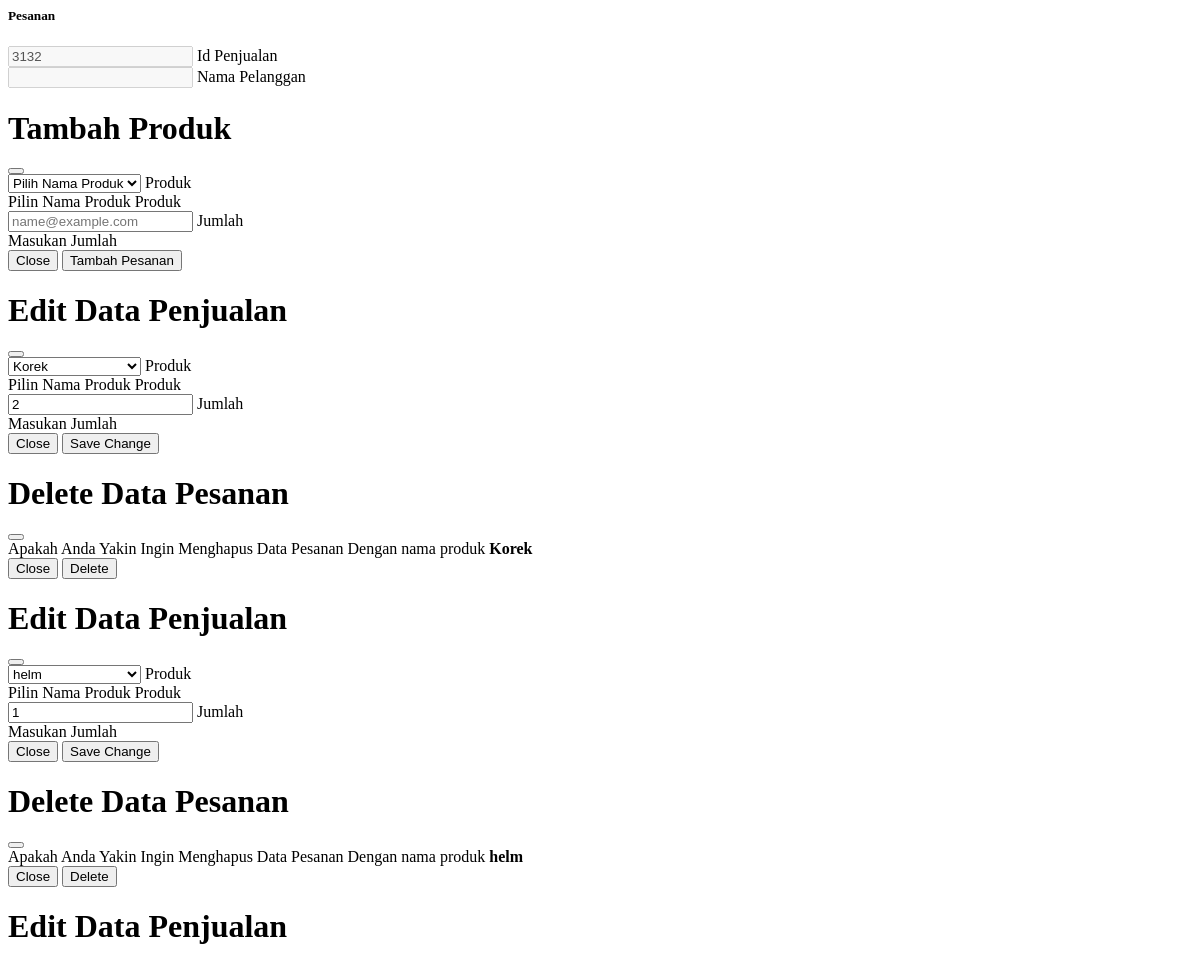
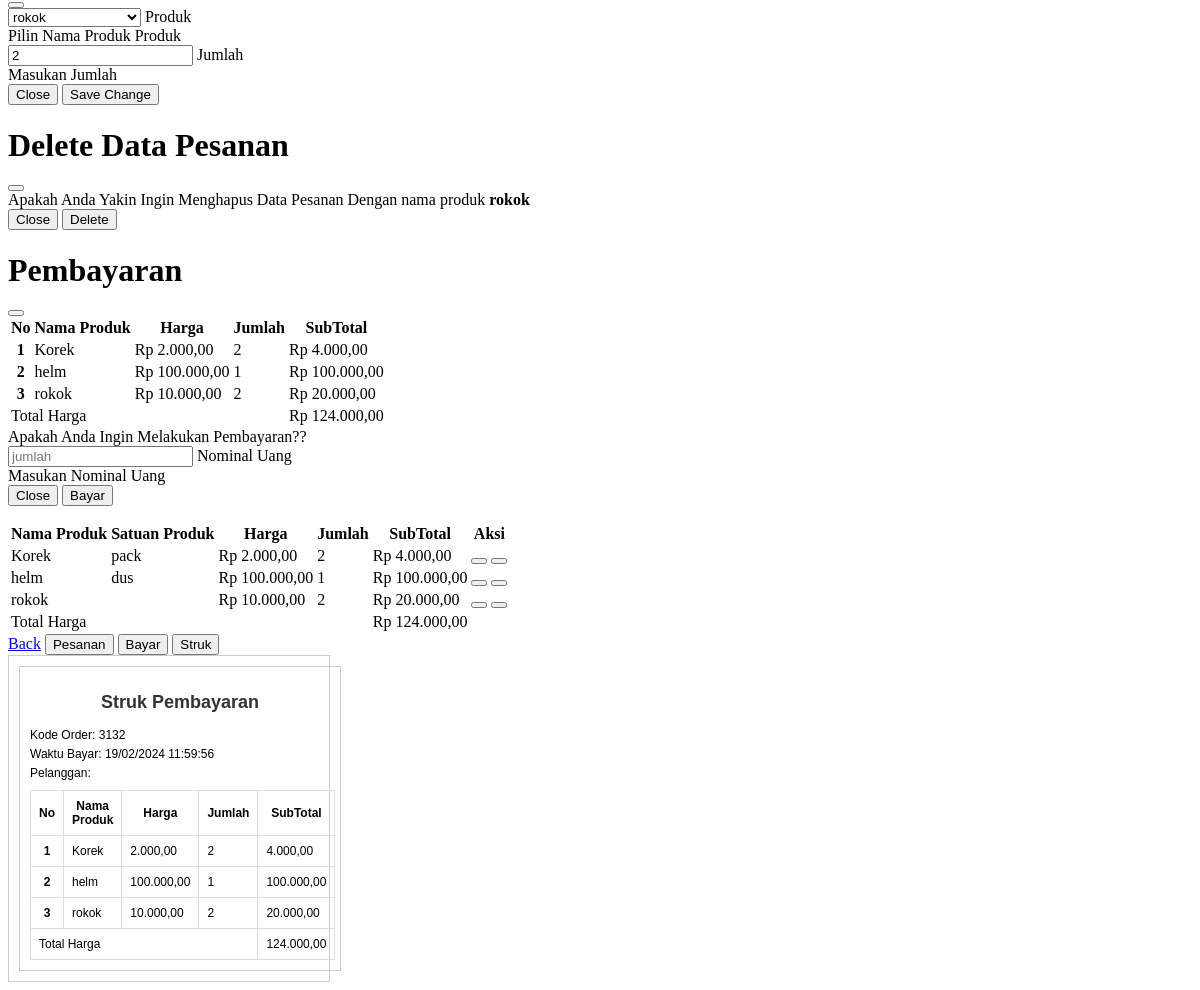
Page /kasir/pesanan.php?idpenjualan=3132 on the committed database (2 pictures, top to bottom).
### tables this page shows
CREATE TABLE `tb_detailpjl` (
  `id_detail` int(11) NOT NULL,
  `penjualan_id` int(11) NOT NULL,
  `produk_id` int(11) NOT NULL,
  `jumlah_produk` int(11) NOT NULL
);

CREATE TABLE `tb_produk` (
  `id_produk` int(11) NOT NULL,
  `nama` varchar(255) NOT NULL,
  `satuan` varchar(200) NOT NULL,
  `harga` int(11) NOT NULL,
  `stok` int(11) NOT NULL
);

CREATE TABLE `tb_bayar` (
  `id_bayar` bigint(20) NOT NULL,
  `nominal_uang` bigint(20) NOT NULL,
  `total_bayar` bigint(20) NOT NULL,
  `waktu_bayar` timestamp NOT NULL DEFAULT current_timestamp()
);

### kasir/pesanan.php (the view, shortened to what the rows shown need)
<?php
include "proses/connect.php";
$query = mysqli_query($conn, "SELECT *, tb_produk.id_produk, SUM(harga*jumlah_produk) AS hasilnya FROM tb_detailpjl
LEFT JOIN tb_penjualan ON tb_penjualan.id_penjualan = tb_detailpjl.penjualan_id
LEFT JOIN tb_produk ON tb_produk.id_produk = tb_detailpjl.produk_id
LEFT JOIN tb_bayar ON tb_bayar.id_bayar = tb_penjualan.id_penjualan
GROUP BY id_detail HAVING tb_detailpjl.penjualan_id = $_GET[idpenjualan]");
$kode = $_GET['idpenjualan'];
$nama = $_GET['namapl'];
while ($record = mysqli_fetch_array($query)) {
    $result[] = $record;
}
$select_produk = mysqli_query($conn, "SELECT id_produk,nama FROM tb_produk");
?>
<div class="col-lg-9 mt-2">
    <div class="card">
        <div class="card-body">
            <div class="modal fade" id="tambahpesanan" tabindex="-1" aria-labelledby="exampleModalLabel"
                aria-hidden="true">
                <div class="modal-dialog modal-lg modal-fullscreen-md-down">
                    <div class="modal-content">
                        <div class="modal-header">
                            <h1 class="modal-title fs-5" id="exampleModalLabel">Tambah Produk</h1>
                        </div>
                    </div>
                </div>
            </div>
            <?php
                            if (empty($result)) {
                                echo "Data Pesanan tidak ada";
                            } else {
            foreach ($result as $row) {
            ?>
            <div class="modal fade" id="edit<?php echo $row['id_detail'] ?>" tabindex="-1" aria-labelledby="exampleModalLabel"
                aria-hidden="true">
                <div class="modal-dialog modal-lg modal-fullscreen-md-down">
                    <div class="modal-content">
                        <div class="modal-header">
                            <h1 class="modal-title fs-5" id="exampleModalLabel">Edit Data Penjualan</h1>
                            <button type="button" class="btn-close" data-bs-dismiss="modal" aria-label="Close"></button>
                        </div>
                        <div class="modal-body">
                            <form class="text-center needs-validation" novalidate action="proses/edit-pesanan.php"
                                method="POST">
                                <div class="row">
                                    <div class="col-lg-6">
                                        <div class="form-floating mb-3">
                                        <select class="form-select" aria-label="Default select example" name="produk" required>
                                                    <?php
                                                        foreach($select_produk as $value){
                                                            if($row['produk_id']==$value['id_produk']){
                                                                echo '<option selected value="'.$value['id_produk'].'">'.$value['nama'].'</option>';
                                                            }else{
                                                            echo '<option value="'.$value['id_produk'].'">'.$value['nama'].'</option>';
                                                        }
                                                    }
                                                    ?>
                                        </select>
                                            <label for="floatingInput">Produk</label>
                                            <div class="invalid-feedback text-start">
                                                Pilin Nama Produk Produk
                                            </div>
                                        </div>
                                    </div>
                                    <div class="col-lg-6">
                                        <div class="form-floating mb-3">
                                            <input type="number" class="form-control" id="floatingInput" value="<?php echo $row['jumlah_produk'] ?>"  placeholder="name@example.com" name="jumlah" required>
                                            <label for="floatingInput">Jumlah</label>
                                            <div class="invalid-feedback text-start">
                                                Masukan Jumlah
                                            </div>
                                        </div>
                                    </div>
                                </div>
                                <div class="modal-footer">
                                    <button type="button" class="btn btn-secondary"
                                        data-bs-dismiss="modal">Close</button>
                                    <button type="submit" class="btn btn-primary" name="edit_pesanan_validate"
                                        value="1234">Save Change</button>
                                </div>
                            </form>
                        </div>
                    </div>
                </div>
            </div>
            <div class="modal fade" id="delete<?php echo $row['id_detail'] ?>" tabindex="-1" aria-labelledby="exampleModalLabel"
          aria-hidden="true">
          <div class="modal-dialog modal-md modal-fullscreen-md-down">
            <div class="modal-content">
              <div class="modal-header">
                <h1 class="modal-title fs-5" id="exampleModalLabel">Delete Data Pesanan</h1>
                <button type="button" class="btn-close" data-bs-dismiss="modal" aria-label="Close"></button>
              </div>
              <div class="modal-body">
                <form class="text-center needs-validation" novalidate action="proses/delete-pesanan.php" method="POST">
                  <div class="col-lg-12">
                    Apakah Anda Yakin Ingin Menghapus Data Pesanan Dengan nama produk <b><?php echo $row['nama'] ?></b>
                  </div>
                  <div class="modal-footer">
                    <button type="button" class="btn btn-secondary" data-bs-dismiss="modal">Close</button>
                    <button type="submit" class="btn btn-danger" name="delete_pesanan_validate" value="1234">Delete</button>
                  </div>
                </form>
              </div>
            </div>
          </div>
        </div>
            <?php
            }
            ?>
<div class="modal fade" id="bayar" tabindex="-1" aria-labelledby="exampleModalLabel" aria-hidden="true">
        <div class="modal-dialog modal-lg modal-fullscreen-md-down">
          <div class="modal-content">
            <div class="modal-header">
              <h1 class="modal-title fs-5" id="exampleModalLabel">Pembayaran</h1>
            </div>
            <div class="modal-body">
            <div class="table-responsive">
            <table class="table table-striped">
                <thead>
                    <tr>
                        <th scope="col">No</th>
                        <th scope="col">Nama Produk</th>
                        <th scope="col">Harga</th>
                        <th scope="col">Jumlah</th>
                        <th scope="col">SubTotal</th>
                    </tr>
                </thead>
                <tbody>
                    <?php
                    $no = 1;
                    foreach ($result as $row) {
                        ?>
                        <tr>
                            <th scope="row">
                                <?php echo $no++ ?>
                            </th>
                            <td>
                                <?php echo $row['nama'] ?>
                            </td>
                            <td>
                                <?php echo 'Rp ', number_format($row['harga'], 2, ',', '.') ?>
                            </td>
                            <td>
                                <?php echo $row['jumlah_produk'] ?>
                            </td>
                            <td>
                                <?php echo 'Rp ', number_format($row['hasilnya'], 2, ',', '.') ?>
                            </td>
                        </tr>
                    <?php
                    }
                    ?>
                </tbody>
            </table>
        </div>
            </div>
          </div>
        </div>
      </div>
            <div class="table-responsive" >
            <table class="table table-striped table-hover">
                <thead>
                    <tr class="text-nowrap" >
                        <th scope="col">Nama Produk</th>
                        <th scope="col">Satuan Produk</th>
                        <th scope="col">Harga</th>
                        <th scope="col">Jumlah</th>
                        <th scope="col">SubTotal</th>
                        <th scope="col">Aksi</th>
                    </tr>
                </thead>
                <tbody>
                    <?php
                    foreach ($result as $row) {
                        ?>
                        <tr>
                            <td>
                                <?php echo $row['nama'] ?>
                            </td>
                            <td>
                                <?php echo $row['satuan'] ?>
                            </td>
                            <td>
                                <?php echo 'Rp ', number_format($row['harga'], 2, ',', '.') ?>
                            </td>
                            <td>
                                <?php echo $row['jumlah_produk'] ?>
                            </td>
                            <td>
                                <?php echo 'Rp ', number_format($row['hasilnya'], 2, ',', '.') ?>
                            </td>
                           <td class="d-flex">
                                <button class="<?php echo (!empty($row['id_bayar'])) ? 'btn btn-secondary disabled' : 'btn btn-warning'; ?> btn-sm me-1" data-bs-toggle="modal" data-bs-target="#edit<?php echo $row['id_detail'] ?>"><i class="bi bi-pencil-square"></i></button>
                                <button class="<?php echo (!empty($row['id_bayar'])) ? 'btn btn-secondary disabled' : 'btn btn-danger'; ?> btn-sm" data-bs-toggle="modal" data-bs-target="#delete<?php echo $row['id_detail'] ?>"><i class="bi bi-trash"></i></button>
                            </td>
                        </tr>
                    <?php
                    }
                    ?>
                </tbody>
            </table>
            </div>
            <?php } ?>
        </div>
    </div>
</div>
<div id="Struk" class="d-none">
  <div id="struk">
  <h2>Struk Pembayaran </h2>
  <p>Kode Order: <?php echo $kode ?></p>
  <p>Waktu Bayar: <?php echo date('d/m/Y H:i:s', strtotime($result[0]['waktu_bayar'])) ?></p>
  <p>Pelanggan: <?php echo $nama ?></p>
  <table class="table table-responsive num-rows" >
  <thead>
                    <tr>
                        <th scope="col">No</th>
                        <th scope="col">Nama Produk</th>
                        <th scope="col">Harga</th>
                        <th scope="col">Jumlah</th>
                        <th scope="col">SubTotal</th>
                    </tr>
                </thead>
                <tbody>
                    <?php
                    $no = 1;
                    foreach ($result as $row) {
                        ?>
                        <tr>
                            <th scope="row">
                                <?php echo $no++ ?>
                            </th>
                            <td>
                                <?php echo $row['nama'] ?>
                            </td>
                            <td>
                                <?php echo number_format($row['harga'], 2, ',', '.') ?>
                            </td>
                            <td>
                                <?php echo $row['jumlah_produk'] ?>
                            </td>
                            <td>
                                <?php echo number_format($row['hasilnya'], 2, ',', '.') ?>
                            </td>
                        </tr>
                    <?php
                    }
                    ?>
                </tbody>
  </table>
  </div>
</div>

### rows in the picture
tb_detailpjl: jumlah "2", produk.nama "Korek", produk.harga "2.000,00", jumlah_produk "2", hasilnya "4.000,00", produk.satuan "pack"
tb_detailpjl: jumlah "1", produk.nama "helm", produk.harga "100.000,00", jumlah_produk "1", hasilnya "100.000,00", produk.satuan "dus"
tb_detailpjl: jumlah "2", produk.nama "rokok", produk.harga "10.000,00", jumlah_produk "2", hasilnya "20.000,00"
tb_bayar: waktu_bayar "19/02/2024 11:59:56"

### other values in the picture
$total "124.000,00"
$kode "3132"
form field produk "Korek"
form field produk "helm"
form field produk "rokok"
